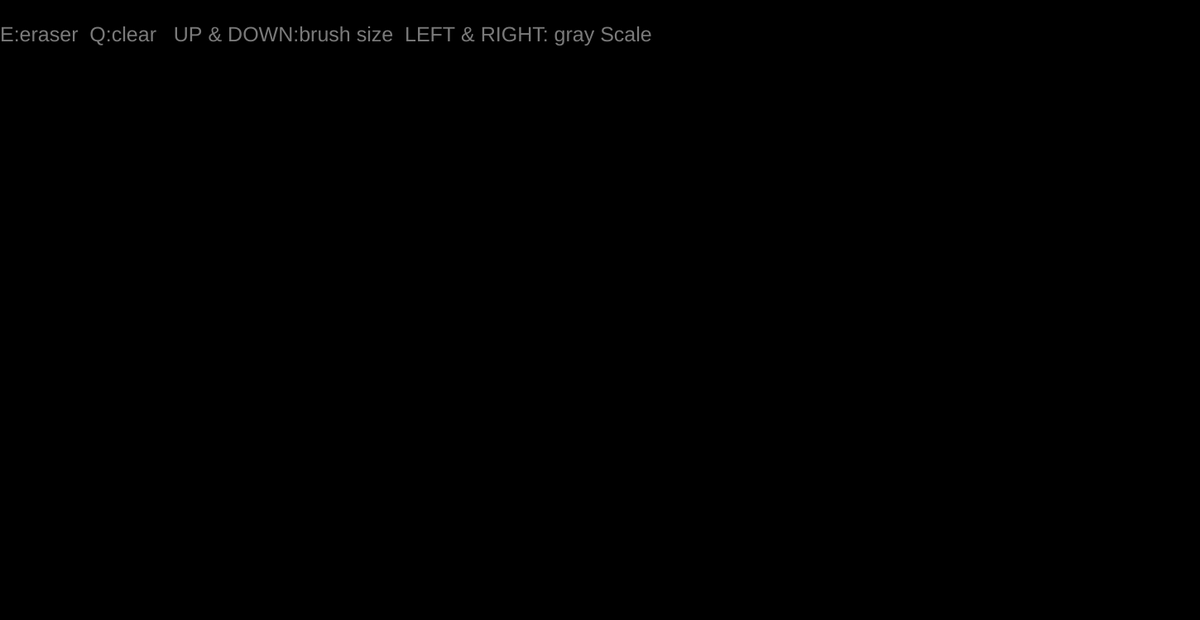
Frame 1 (no input)
Frame 60 (no input): identical to frame 1, image omitted
Frame 120 (the mouse pressed at the canvas centre since frame 60): identical to frame 1, image omitted

The p5.js sketch that drew this single still picture (run headless with seeded random() and noise() and a simulated clock; from frame 60 on, the mouse is pressed at the canvas centre):

// p5.js sketch
// ── sketch.js


let size = 25;

let GS = 255;

let r,g,b;

let text1 = 'E:eraser  Q:clear   UP & DOWN:brush size  LEFT & RIGHT: gray Scale';


function setup(){

createCanvas(1450,750);



 background(0);
 textSize(25);
 fill(122);
text(text1,0,50)



}

function draw(){





 if (keyIsDown(UP_ARROW) === true) {
    size += 1;
  }


if (keyIsDown(DOWN_ARROW) === true) {
    size -= 1;
  }

if (keyIsDown(LEFT_ARROW) === true) {
    GS -= 1;
  }

if (keyIsDown(RIGHT_ARROW) === true) {
    GS += 1;
  }




}

function mouseDragged(){
	
if (key === "e") {
    fill(0);
	noStroke();
	circle(mouseX, mouseY, size);
  } 

  else {

  	fill(GS);
	noStroke();
	circle(mouseX, mouseY, size);


  }
   
	
}







function keyPressed() {
  if  (key === 'q'){
  	background(0);
  }

}
